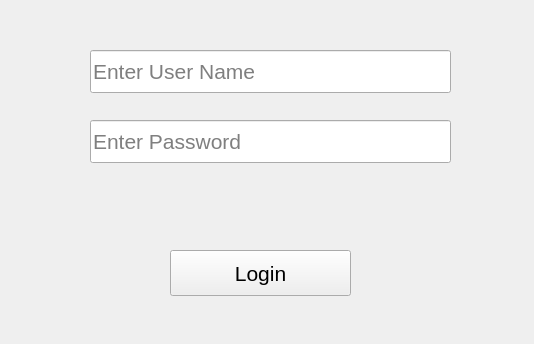
<?xml version="1.0" encoding="UTF-8"?>
<ui version="4.0">
 <class>Form</class>
 <widget class="QWidget" name="Form">
  <property name="geometry">
   <rect>
    <x>0</x>
    <y>0</y>
    <width>534</width>
    <height>344</height>
   </rect>
  </property>
  <property name="windowTitle">
   <string>Form</string>
  </property>
  <widget class="QLineEdit" name="user_name_lineEdit">
   <property name="geometry">
    <rect>
     <x>90</x>
     <y>50</y>
     <width>361</width>
     <height>43</height>
    </rect>
   </property>
   <property name="font">
    <font>
     <family>Segoe UI</family>
     <pointsize>16</pointsize>
    </font>
   </property>
   <property name="placeholderText">
    <string>Enter User Name</string>
   </property>
  </widget>
  <widget class="QLineEdit" name="password_lineEdit">
   <property name="geometry">
    <rect>
     <x>90</x>
     <y>120</y>
     <width>361</width>
     <height>43</height>
    </rect>
   </property>
   <property name="font">
    <font>
     <family>Segoe UI</family>
     <pointsize>16</pointsize>
    </font>
   </property>
   <property name="echoMode">
    <enum>QLineEdit::Password</enum>
   </property>
   <property name="placeholderText">
    <string>Enter Password</string>
   </property>
  </widget>
  <widget class="QLabel" name="sure_label">
   <property name="enabled">
    <bool>true</bool>
   </property>
   <property name="geometry">
    <rect>
     <x>40</x>
     <y>190</y>
     <width>463</width>
     <height>23</height>
    </rect>
   </property>
   <property name="font">
    <font>
     <family>Segoe UI</family>
     <pointsize>10</pointsize>
    </font>
   </property>
   <property name="text">
    <string/>
   </property>
  </widget>
  <widget class="QPushButton" name="login_pushButton">
   <property name="geometry">
    <rect>
     <x>170</x>
     <y>250</y>
     <width>181</width>
     <height>46</height>
    </rect>
   </property>
   <property name="font">
    <font>
     <family>Segoe UI</family>
     <pointsize>16</pointsize>
    </font>
   </property>
   <property name="text">
    <string>Login</string>
   </property>
  </widget>
 </widget>
 <resources/>
 <connections/>
</ui>
